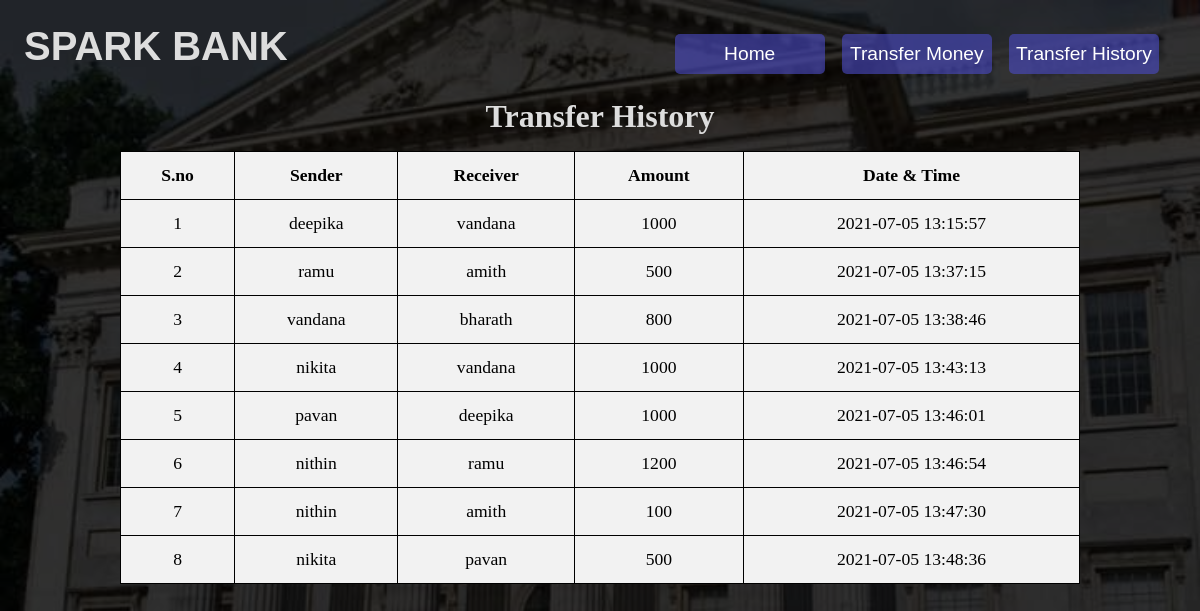
The page /transactionhistory.php on the database its author committed.
### tables this page shows
CREATE TABLE `transaction` (
  `sno` int(3) NOT NULL,
  `fromcustomer` varchar(50) NOT NULL,
  `tocustomer` varchar(50) NOT NULL,
  `amount` int(10) NOT NULL,
  `datetime` datetime NOT NULL DEFAULT current_timestamp()
);

### transactionhistory.php (the view, shortened to what this page needs)
<?php
include 'connection.php';
?>
<!DOCTYPE html>
<html lang="en">
<head>
<link rel="stylesheet" href="style.css">
</head>
<body>
<div class="bg">
<?php
include 'header.php';
?>
<div class="text">
   <h1>Transfer History</h1>
</div>
<table>
    <tr>
        <th>S.no</th>
        <th>Sender</th>
        <th>Receiver</th>
        <th>Amount</th>
        <th>Date & Time</th>
    </tr>
    <?php
      $sql = "select * from transaction";
      $query = mysqli_query($conn,$sql);
      while($row=mysqli_fetch_assoc($query)) {
    ?>
    <tr>
        <td><?php echo $row['sno'];?></td>
        <td><?php echo $row['fromcustomer'];?></td>
        <td><?php echo $row['tocustomer'];?></td>
        <td><?php echo $row['amount'];?></td>
        <td><?php echo $row['datetime'];?></td>
    </tr>
    <?php
      }
    ?>
</table>
</div>
</body>
</html>

### header.php
<header>
    <h1>Spark Bank</h1>
        <nav>
            <ul>
                <li><a href="index.php"><button>Home</button></a></li>
                <li><a href="transfer.php"><button>Transfer Money</button></a></li>
                <li><a href="transactionhistory.php"><button>Transfer History</button></a></li>
            </ul>
        </nav>
</header>

### style.css (style rules this page uses)
* { margin: 0; padding: 0; box-sizing: border-box; }
body { height: 100vh; background-image: url("bank2.jpg"); background-size: cover; background-position: center center; background-repeat: no-repeat; color: #ddd; }
.bg { height: 100vh; width: 100%; background-color: rgba(0, 0, 0, 0.8); }
header { display: flex; justify-content: space-between; text-transform: uppercase; padding: 1.5rem; }
header h1 { font-size: 2.5rem; font-weight: bold; font-family: sans-serif; }
nav { width: 45%; padding-top: 0.6rem; }
nav ul { display: flex; justify-content: space-evenly; }
nav ul li { list-style: none; }
nav ul li a { text-decoration: none; }
nav ul li a button { width: 150px; height: 40px; background-color: rgba(75, 75, 194, 0.623); }
.text { text-align: center; }
table { border-collapse: collapse; width: 80%; text-align: center; margin: 1rem auto 0 auto; font-size: 1.1rem; border-radius: 10px; color: black; }
th, td { border: 1px solid black; padding: 13px; }
tr { background-color: #f2f2f2; }
button { height: 3rem; width: 110px; align-self: center; cursor: pointer; border-radius: 5px; font-size: 1.2rem; background-color: blue; color: white; border: none; }

### rows shown on the page
transaction: sno "1", fromcustomer "deepika", tocustomer "vandana", amount "1000", datetime "2021-07-05 13:15:57"
transaction: sno "2", fromcustomer "ramu", tocustomer "amith", amount "500", datetime "2021-07-05 13:37:15"
transaction: sno "3", fromcustomer "vandana", tocustomer "bharath", amount "800", datetime "2021-07-05 13:38:46"
transaction: sno "4", fromcustomer "nikita", tocustomer "vandana", amount "1000", datetime "2021-07-05 13:43:13"
transaction: sno "5", fromcustomer "pavan", tocustomer "deepika", amount "1000", datetime "2021-07-05 13:46:01"
transaction: sno "6", fromcustomer "nithin", tocustomer "ramu", amount "1200", datetime "2021-07-05 13:46:54"
transaction: sno "7", fromcustomer "nithin", tocustomer "amith", amount "100", datetime "2021-07-05 13:47:30"
transaction: sno "8", fromcustomer "nikita", tocustomer "pavan", amount "500", datetime "2021-07-05 13:48:36"
